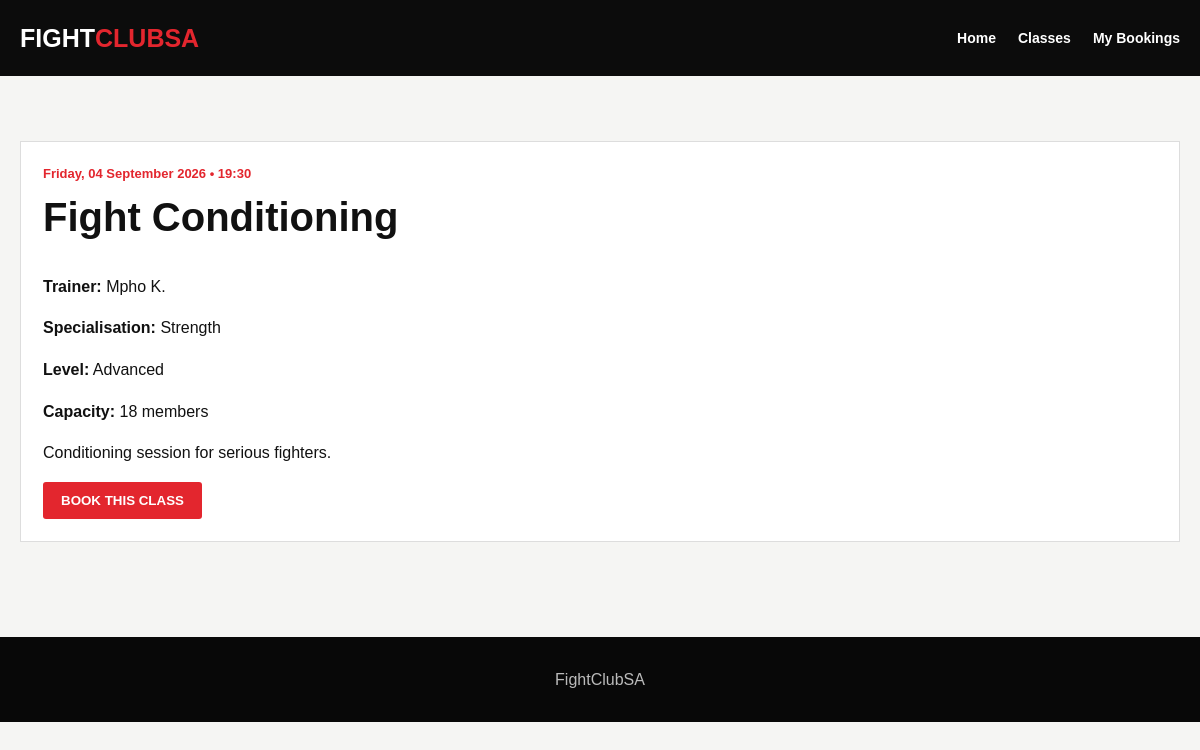
The page /product.php?id=4 on the database its author committed.
### tables this page shows
CREATE TABLE IF NOT EXISTS Classes (class_id INT PRIMARY KEY AUTO_INCREMENT, class_name VARCHAR(100) NOT NULL, trainer_id INT, schedule_date DATE NOT NULL, start_time TIME NOT NULL, capacity INT DEFAULT 20, level VARCHAR(50) DEFAULT 'All levels', description TEXT, FOREIGN KEY (trainer_id) REFERENCES Trainers(trainer_id));

CREATE TABLE IF NOT EXISTS Trainers (trainer_id INT PRIMARY KEY AUTO_INCREMENT, trainer_name VARCHAR(100) NOT NULL, specialization VARCHAR(100));

### product.php (the view)
<?php require_once 'config/database.php';$id=filter_input(INPUT_GET,'id',FILTER_VALIDATE_INT);if(!$id){header('Location: catalog.php');exit;} $s=$pdo->prepare("SELECT c.*,t.trainer_name,t.specialization FROM Classes c LEFT JOIN Trainers t ON c.trainer_id=t.trainer_id WHERE c.class_id=?");$s->execute([$id]);$c=$s->fetch();if(!$c){die('Class not found.');} ?>
<!doctype html><html><head><meta charset="utf-8"><meta name="viewport" content="width=device-width,initial-scale=1"><title><?=htmlspecialchars($c['class_name'])?> | FightClubSA</title><link rel="stylesheet" href="assets/css/style.css"></head><body><header><div class="wrap nav"><a class="logo" href="Index.php">FIGHT<span>CLUBSA</span></a><nav><ul><li><a href="Index.php">Home</a></li><li><a href="catalog.php">Classes</a></li><li><a href="cart.php">My Bookings</a></li></ul></nav></div></header><main class="section"><div class="wrap"><article class="card"><div class="time"><?=htmlspecialchars(date('l, d F Y',strtotime($c['schedule_date'])))?> • <?=substr($c['start_time'],0,5)?></div><h2><?=htmlspecialchars($c['class_name'])?></h2><p><strong>Trainer:</strong> <?=htmlspecialchars($c['trainer_name']??'FightClubSA Trainer')?></p><p><strong>Specialisation:</strong> <?=htmlspecialchars($c['specialization']??'Fitness')?></p><p><strong>Level:</strong> <?=htmlspecialchars($c['level'])?></p><p><strong>Capacity:</strong> <?=htmlspecialchars($c['capacity'])?> members</p><p><?=nl2br(htmlspecialchars($c['description']))?></p><form action="cart.php" method="post" onsubmit="return confirmBooking(this)"><input type="hidden" name="action" value="book"><input type="hidden" name="class_id" value="<?=$c['class_id']?>"><button class="btn" type="submit">BOOK THIS CLASS</button></form></article></div></main><footer>FightClubSA</footer><script src="assets/js/main.js"></script></body></html>

### style.css (style rules this page uses)
:root { --dark:#111;--red:#e3262e;--light:#f5f5f3;--white:#fff;--muted:#707070;--line:#ddd }
* { box-sizing:border-box }
body { margin:0;font-family:Arial,Helvetica,sans-serif;background:var(--light);color:#111;line-height:1.6 }
a { text-decoration:none;color:inherit }
.wrap { max-width:1200px;margin:auto;padding:0 20px }
header { background:#0c0c0c;color:#fff;padding:18px 0;position:sticky;top:0;z-index:20 }
.nav { display:flex;align-items:center;gap:28px }
.logo { font-weight:900;font-size:25px;margin-right:auto }
.logo span { color:var(--red) }
nav ul { display:flex;gap:22px;list-style:none;margin:0;padding:0;font-size:14px;font-weight:700 }
.btn { display:inline-block;background:var(--red);color:#fff;border:0;padding:11px 18px;border-radius:3px;font-weight:800;cursor:pointer }
.section { padding:65px 0 }
.section h2 { font-size:40px;margin:0 0 25px }
.card { background:#fff;border:1px solid var(--line);padding:22px }
.time { color:var(--red);font-weight:900;font-size:13px }
footer { background:#080808;color:#bbb;text-align:center;padding:30px;margin-top:30px }

### rows shown on the page
classes: schedule_date "Friday, 04 September 2026", start_time "19:30", class_name "Fight Conditioning", trainer.trainer_name "Mpho K.", trainer.specialization "Strength", level "Advanced", capacity "18", description "Conditioning session for serious fighters."
